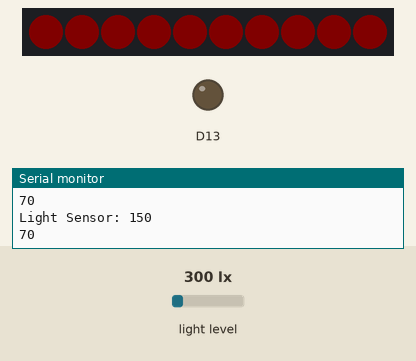
The sketch below on a simulated Adafruit Circuit Playground Express. On the bench: 10 RGB LEDs in strip order, left to right, output pins drawn as LEDs (lit = HIGH), the last lines printed to the serial monitor. Inputs (shaded band) come from the test bench; at power-on: light level 300 lx. Dim RGB values are drawn brighter than linear; random numbers use the default seed unless the sketch sets one.

Above: at 5.4 s.
5.5 s: light level set to 40 lx
At 5.73 s:
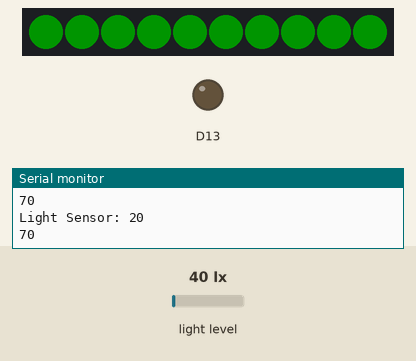
At 6.2 s:
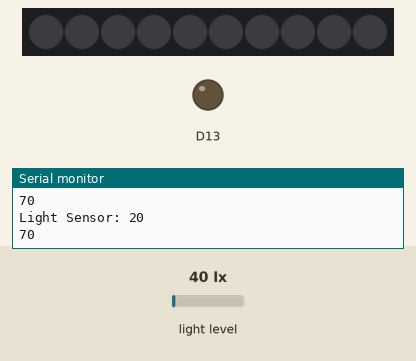
Timing chart, 0 to 8.5 s (numbered marks = the images above; inputs shaded):
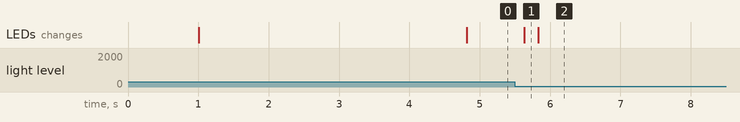

Measured:
- after the input at 5.5 s, the LEDs: change after 0.13 s (image 1)

The sketch:

Hand-eye.ino
```cpp
#include <Adafruit_CircuitPlayground.h>
//make variable value
int value;
int lightRecieved;
int turnpoint;

void setup() {
 //initialize serial monitor
  Serial.begin(9600);
//start the circuit playground
  CircuitPlayground.begin();
  //turn lights white
    CircuitPlayground.setPixelColor(0, 255,   255,   255);
  CircuitPlayground.setPixelColor(1, 255, 255,   255);
  CircuitPlayground.setPixelColor(2,   255, 255,   255);
  CircuitPlayground.setPixelColor(3,   255, 255, 255);
  CircuitPlayground.setPixelColor(4,   255,   255, 255);
  CircuitPlayground.setPixelColor(5, 255, 255 , 255);
  CircuitPlayground.setPixelColor(6, 255, 255, 255);
  CircuitPlayground.setPixelColor(7,255, 255, 255);
  CircuitPlayground.setPixelColor(8, 255, 255 , 255);
  CircuitPlayground.setPixelColor(9, 255, 255, 255);
   //delay 1/10 of a sec

   delay(1000);

}


void loop() {
//starts the neopixels and clears all the colors
  CircuitPlayground.clearPixels();
//make the value the light sensor recieves assign it to variable value
int lightRecieved = CircuitPlayground.lightSensor();
if(lightRecieved > 900 and lightRecieved < 1000){ turnpoint = 600;}
if(lightRecieved > 800 and lightRecieved < 899){ turnpoint = 500;}
if(lightRecieved > 700 and lightRecieved < 799){ turnpoint = 450;}
if(lightRecieved > 600 and lightRecieved < 699){ turnpoint = 400;}
if(lightRecieved > 500 and lightRecieved < 599){ turnpoint = 300;}
if(lightRecieved > 400 and lightRecieved < 499){ turnpoint = 250;}
if(lightRecieved > 300 and lightRecieved < 399){ turnpoint = 200;}
if(lightRecieved > 200 and lightRecieved < 299){ turnpoint = 100;}
if(lightRecieved > 100 and lightRecieved < 199){ turnpoint = 70;}
if(lightRecieved > 50 and lightRecieved < 99){ turnpoint = 45;}
if(lightRecieved > 30 and lightRecieved < 49){ turnpoint = 20;}
if(lightRecieved > 15 and lightRecieved < 29){ turnpoint = 10;}
if(lightRecieved > 10 and lightRecieved < 14){ turnpoint = 5;}
if(lightRecieved >= 0 and lightRecieved < 9){ turnpoint = 0;}


//make a variable x assign a random value between 0-5000
  int x =  random(1000,8000);
//make x the delay so randomly between 0 & 5sec the following steps happen

  delay(x);

int var = 0;
 while(var < 1){


  value = CircuitPlayground.lightSensor();
  Serial.print("Light Sensor: ");
  Serial.println(value);
  Serial.println(turnpoint);
  if(value < turnpoint){
    //turn lights green
  CircuitPlayground.setPixelColor(0, 0,   255,   0);
  CircuitPlayground.setPixelColor(1, 0, 255,   0);
  CircuitPlayground.setPixelColor(2,   0, 255,   0);
  CircuitPlayground.setPixelColor(3,   0, 255, 0);
  CircuitPlayground.setPixelColor(4,   0,   255, 0);
  CircuitPlayground.setPixelColor(5, 0, 255 , 0);
  CircuitPlayground.setPixelColor(6, 0, 255, 0);
  CircuitPlayground.setPixelColor(7,0, 255, 0);
  CircuitPlayground.setPixelColor(8, 0, 255 , 0);
  CircuitPlayground.setPixelColor(9, 0, 255, 0);
 // CircuitPlayground.playTone(500, 100);
  var = 1;
  }
  else{
   //turn all pixels on the pixels ring red
  CircuitPlayground.setPixelColor(0, 63,   0,   0);
  CircuitPlayground.setPixelColor(1, 63, 0,   0);
  CircuitPlayground.setPixelColor(2,   63, 0,   0);
  CircuitPlayground.setPixelColor(3,   63, 0, 0);
  CircuitPlayground.setPixelColor(4,   63,   0, 0);
  CircuitPlayground.setPixelColor(5, 63,0 , 0);
  CircuitPlayground.setPixelColor(6, 63, 0, 0);
  CircuitPlayground.setPixelColor(7,63, 0, 0);
  CircuitPlayground.setPixelColor(8,63, 0 , 0);
  CircuitPlayground.setPixelColor(9, 63, 0, 0);
}
  //set delay of it being green so theh user knows it worked
  delay( 200);

  }


    }
```
